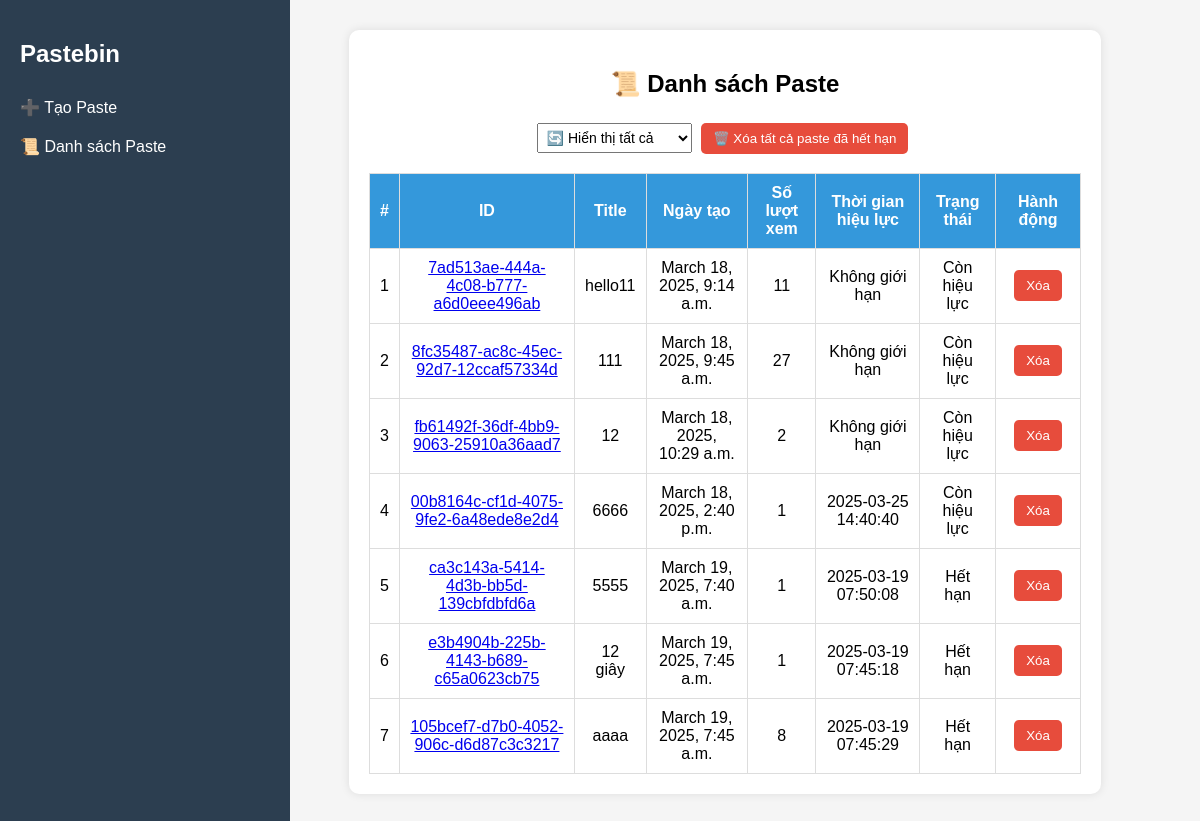
The page /pastes/ on the database its author committed.
### myapp/models.py (models this page shows, shortened)
class Paste(models.Model):
    title = models.CharField(max_length=255, default="Untitled")  # Thêm tiêu đề
    id = models.UUIDField(primary_key=True, default=uuid.uuid4, editable=False)
    content = models.TextField()
    created_at = models.DateTimeField(auto_now_add=True)
    expires_at = models.DateTimeField(null=True, blank=True)

### myapp/views.py (the view)
# urls.py: path("pastes/", paste_list, name="paste_list"),
def paste_list(request):
    pastes = Paste.objects.all()
    data = []
    for paste in pastes:
        analytics = Analytics.objects.filter(paste=paste).first()
        views = analytics.views if analytics else 0
        expired = paste.expires_at and paste.expires_at < timezone.now()
        data.append({"paste": paste, "views": views, "expired": expired})
    return render(request, "paste_list.html", {"pastes": data})

### myapp/templates/paste_list.html (shortened to what this page needs)
<!DOCTYPE html>
<html lang="vi">
<head>
</head>
<body>
    <div class="sidebar">
        <h2>Pastebin</h2>
        <a href="/">➕ Tạo Paste</a>
        <a href="/pastes">📜 Danh sách Paste</a>
    </div>
    <div class="content">
        <div class="table-container">
            <h2>📜 Danh sách Paste</h2>
            <select id="filter" onchange="filterPastes()">
                <option value="all">🔄 Hiển thị tất cả</option>
            </select>
            <button onclick="deleteExpiredPastes()">🗑️ Xóa tất cả paste đã hết hạn</button>
            <table>
                <tr>
                    <th>#</th>
                    <th>ID</th>
                    <th>Title</th>
                    <th>Ngày tạo</th>
                    <th>Số lượt xem</th>
                    <th>Thời gian hiệu lực</th>
                    <th>Trạng thái</th>
                    <th>Hành động</th>
                </tr>
                {% for item in pastes %}
                <tr id="paste-row-{{ item.paste.id }}" class="paste-row {% if item.expired %}expired-row{% endif %}">
                    <td>{{ forloop.counter }}</td>
                    <td><a href="{% url 'paste_detail' item.paste.id %}">{{ item.paste.id }}</a></td>
                    <td>{{ item.paste.title }}</td>
                    <td>{{ item.paste.created_at }}</td>
                    <td>{{ item.views }}</td>
                    <td>
                        {% if item.paste.expires_at %}
                            {{ item.paste.expires_at|date:"Y-m-d H:i:s" }}
                        {% else %}
                            Không giới hạn
                        {% endif %}
                    </td>
                    <td>{% if item.expired %} Hết hạn {% else %} Còn hiệu lực {% endif %}</td>
                    <td>
                        <button onclick="deletePaste('{{ item.paste.id }}', document.getElementById('paste-row-{{ item.paste.id }}'))">
                            Xóa
                        </button>
                    </td>
                </tr>
                {% endfor %}
            </table>
        </div>
    </div>
</body>
</html>

### myapp/templates/paste_list.html (style rules this page uses)
body { font-family: Arial, sans-serif; margin: 0; display: flex; height: 100vh; background-color: #f5f5f5; }
.sidebar { width: 250px; background: #2c3e50; color: white; padding: 20px; height: 100vh; position: fixed; left: 0; top: 0; }
.sidebar a { display: block; color: white; text-decoration: none; padding: 10px 0; }
.content { margin-left: 250px; width: calc(100% - 250px); height: 100vh; overflow-y: auto; padding: 30px; display: flex; flex-direction: column; align-items: center; }
.table-container { background: white; padding: 20px; border-radius: 10px; box-shadow: 0 0 10px rgba(0, 0, 0, 0.1); width: 80%; max-width: 1000px; text-align: center; overflow-x: auto; }
table { width: 100%; border-collapse: collapse; margin-top: 10px; }
th, td { padding: 10px; border: 1px solid #ddd; text-align: center; }
th { background-color: #3498db; color: white; }
button { background-color: #e74c3c; color: white; border: none; padding: 8px 12px; cursor: pointer; border-radius: 5px; margin: 5px; }
select { padding: 5px; font-size: 14px; margin-bottom: 10px; }

### rows shown on the page
Paste: paste.id "7ad513ae-444a-4c08-b777-a6d0eee496ab", paste "hello11", paste.created_at "March 18, 2025, 9:14 a.m.", views "11", shows "Không giới hạn", shows "Còn hiệu lực"
Paste: paste.id "8fc35487-ac8c-45ec-92d7-12ccaf57334d", paste "111", paste.created_at "March 18, 2025, 9:45 a.m.", views "27", shows "Không giới hạn", shows "Còn hiệu lực"
Paste: paste.id "fb61492f-36df-4bb9-9063-25910a36aad7", paste "12", paste.created_at "March 18, 2025, 10:29 a.m.", views "2", shows "Không giới hạn", shows "Còn hiệu lực"
Paste: paste.id "00b8164c-cf1d-4075-9fe2-6a48ede8e2d4", paste "6666", paste.created_at "March 18, 2025, 2:40 p.m.", views "1", paste.expires_at "2025-03-25 14:40:40", shows "Còn hiệu lực"
Paste: paste.id "ca3c143a-5414-4d3b-bb5d-139cbfdbfd6a", paste "5555", paste.created_at "March 19, 2025, 7:40 a.m.", views "1", paste.expires_at "2025-03-19 07:50:08", shows "Hết hạn"
Paste: paste.id "e3b4904b-225b-4143-b689-c65a0623cb75", paste "12 giây", paste.created_at "March 19, 2025, 7:45 a.m.", views "1", paste.expires_at "2025-03-19 07:45:18", shows "Hết hạn"
Paste: paste.id "105bcef7-d7b0-4052-906c-d6d87c3c3217", paste "aaaa", paste.created_at "March 19, 2025, 7:45 a.m.", views "8", paste.expires_at "2025-03-19 07:45:29", shows "Hết hạn"
